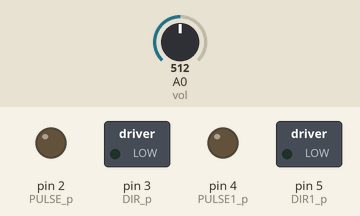
The sketch below on a simulated Arduino Nano, built with avr-gcc and run on an emulated ATmega328P. Shown: switched loads named in the sketch (green lamp = pin HIGH), output pins drawn as LEDs (lit = HIGH). The inputs (shaded band) are chosen by the test bench; at power-on: A0 (vol) = 512. What the sketch prints to the serial monitor is not drawn.

Above: at 1.2 s.
1.3 s: A0 (vol) set to 584
4.3 s: A0 (vol) set to 615
At 4.9 s:
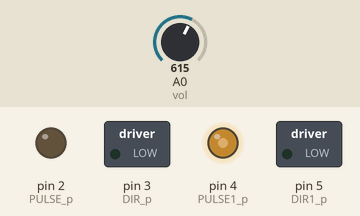
At 7.1 s:
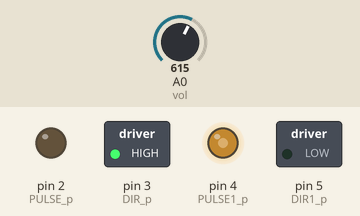
7.3 s: A0 (vol) set to 590
At 7.6 s:
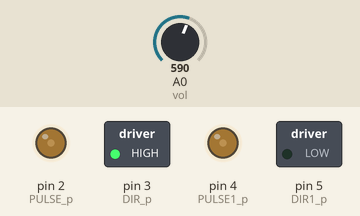
Timing chart, 0 to 11.4 s (numbered marks = the images above; inputs shaded):
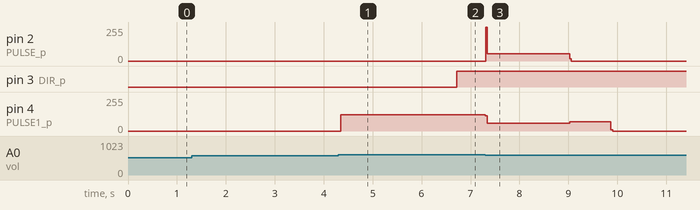

Measured:
- the behaviour switches between 600 and 601 on A0 (vol) (found by bisection; images 0 and 1)
- after the input at 1.3 s, every drawn part: stays the same
- after the input at 4.3 s, pin 3 (DIR_p): LOW → HIGH after 2.4 s; pin 4 (PULSE1_p): 0/255 → 123/255 at once
- after the input at 7.3 s, pin 2 (PULSE_p): 0/255 → 56/255 at once, → 0/255 1.7 s later; pin 3 (DIR_p): stays HIGH (without the input it goes to LOW after 4.3 s); pin 4 (PULSE1_p): 123/255 → 58/255 at once, → 70/255 1.7 s later, → 0/255 0.84 s later; pin 5 (DIR1_p): stays LOW (without the input it goes to HIGH after 1.8 s)

The sketch:

xyztable.ino
```cpp
// suitable for Arduino NANO board
//DEFINVE X axis
int PULSE_p = 2; //D2
int DIR_p = 3;   //D3
//DEFINVE Y axis
int PULSE1_p = 4;
int DIR1_p = 5;
//Trigger pin
int vol = 14;

void setup() {
  pinMode(PULSE_p, OUTPUT);
  pinMode(DIR_p, OUTPUT);
  pinMode(PULSE1_p, OUTPUT);
  pinMode(DIR1_p, OUTPUT);
  Serial.begin(115200);
}

int i = 1600; // for x
int i1 = 0; // for y
int x_dir = 1;
int x1_dir = 1;
int status_on = 0;
unsigned long last_adc_check_time = 0;
int value_voltage = 0;
bool sendFlag = false;

void loop()
{
  //unsigned long current_time = millis();
    //if (current_time - last_adc_check_time > 1000) {
        value_voltage = analogRead(vol);
       // last_adc_check_time = current_time;
    //}
  //Serial.print("The voltage stp is "); Serial.println(value_voltage);

  if (value_voltage > 600 )
    {
      if (!sendFlag) {
        Serial.print("Y");
        sendFlag = true;
      }

      if(i < 3200 && i >= 1600 & x_dir)  { digitalWrite(DIR_p, LOW);   i = i+1;}//Direction n
      else if(i ==  3200 && x_dir)  { digitalWrite(DIR_p, HIGH);   i = i-1; x_dir = 0;}//Direction p
      else if(i > 0 && x_dir == 0)  { digitalWrite(DIR_p, HIGH);   i = i-1; x_dir = 0;}//Direction p
      else if(i == 0 && x_dir == 0) { digitalWrite(DIR_p, LOW);   i = i+1; x_dir = 1;}
      else if(i > 0 &&  i< 1600 && x_dir)  { digitalWrite(DIR_p, LOW);   i = i+1; x_dir = 1;}
      //Serial.print("i = "); Serial.print(i);

      if(i1 < 3200 && x1_dir) {digitalWrite(DIR1_p, LOW); i1 = i1 +1;} //move to motor
      else if(i1 == 3200) {digitalWrite(DIR1_p, HIGH); i1 = i1 -1; x1_dir = 0;}
      else if(x1_dir == 0 && i1> 0) {digitalWrite(DIR1_p, HIGH); i1 = i1 -1; }
      else if(x1_dir == 0 && i1 == 0) {digitalWrite(DIR1_p, LOW); i1 = i1 +1; x1_dir = 1;}
      //Serial.print(", i1 = "); Serial.println(i1);

      // send a pusle, control movement on X direction, 400 pulse/round,  move 8mm in 2 seconds, each pulse period is 2s/(400*8)=2s/3200=2 ms/3.2 = 0.625 ms =625 us
      // send a pusle, control movement on Y direction, 800 pulse/round,  move 4mm in 2 seconds, each pulse period us 2s/(3200)= 625 us
      //digitalWrite(PULSE_p, HIGH); // X motor
      digitalWrite(PULSE1_p, HIGH); // Y motor
      delayMicroseconds(255);//delay 0.2ms
      delayMicroseconds(455);//delay 0.2ms

      //digitalWrite(PULSE_p, LOW);
      digitalWrite(PULSE1_p, LOW);
      delayMicroseconds(235);//delay 0.2ms
      delayMicroseconds(435);//delay 0.2ms
    }

  if (value_voltage <= 600 ) // operation stop, the chamber come back the prigional position
    {

       Serial.print("N");
       if(i< 1600) {
                    digitalWrite(DIR_p, LOW);
                    i = i+1;
                    // send a pusle, control movement on X direction, 400 pulse/round,  move 8mm in 2 seconds, each pulse period is 2s/(400*8)=2s/3200=2 ms/3.2 = 0.625 ms =625 us
                    digitalWrite(PULSE_p, HIGH);
                    delayMicroseconds(312);//delay 0.2ms
                    digitalWrite(PULSE_p, LOW);
                    delayMicroseconds(313);//delay 0.2ms
                   }//Direction n
       else if(i > 1600) {
                    digitalWrite(DIR_p, HIGH);
                    i = i-1;
                    digitalWrite(PULSE_p, HIGH);
                    delayMicroseconds(312);//delay 0.2ms
                    digitalWrite(PULSE_p, LOW);
                    delayMicroseconds(313);//delay 0.2ms
                    }//Direction p
        else if(i == 1600) {
                    digitalWrite(PULSE_p, LOW);
                    delayMicroseconds(313);//delay 0.2ms
                    }
       //Serial.print("i =");   Serial.print(i);

       if(i1 != 0) {
            digitalWrite(DIR_p, HIGH);
            i1 = i1-1;
            // send a pusle, control movement on Y direction, 800 pulse/round,  move 4mm in 2 seconds, each pulse period us 2s/(3200)= 625 us
            digitalWrite(PULSE1_p, HIGH);
            delayMicroseconds(312);//delay 0.2ms
            digitalWrite(PULSE1_p, LOW);
            delayMicroseconds(313);//delay 0.2ms
            }//Direction n

       else if(i1 == 0)
          {
            digitalWrite(PULSE1_p, LOW);
            delayMicroseconds(313);//delay 0.2ms
          }

       //Serial.print(", i1 =");   Serial.println(i1);
    }

}
```
